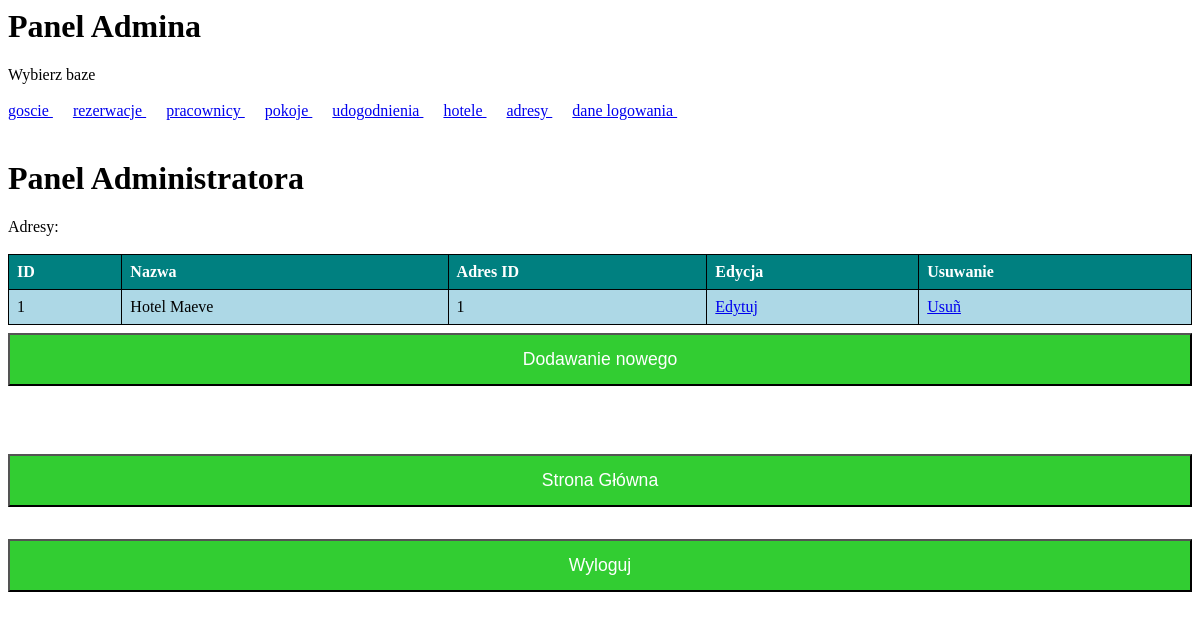
The page /panel/hotele/index.php (signed in) on the database its author committed.
### tables this page shows
CREATE TABLE `hotele` (
  `id_hotele` int(11) NOT NULL,
  `nazwa` varchar(50) NOT NULL,
  `adresID` int(11) NOT NULL
);

### panel/hotele/index.php (the view, shortened to what this page needs)
<html>
 <head>
 </head>
 <body>
 <h1>Panel Administratora</h1>
 <a>Adresy:</a><br /><br />
  <table border="1">
   <tr>
     <th>ID</th><th>Nazwa</th><th>Adres ID</th>
     <th>Edycja</th><th>Usuwanie</th>
   </tr>
<?php
include "polacz.php";
if ($sql =  $baza->prepare("SELECT * FROM hotele ORDER BY id_hotele"))
{
        $sql->execute();
        $sql->bind_result($id, $nazwa, $adresid);
        while ($sql->fetch())
        {
                echo "<tr>
						<td>$id</td>
                        <td>$nazwa</td>
                        <td>$adresid</td>
                        <td><a href=\"edycja.php?nr=$id\">Edytuj</a></td>
                        <td><a href=\"usun.php?nr=$id\" onclick=\"javascript:return confirm('Czy na pewno usun¹æ?'); \">Usuñ</a></td>
                   </tr>";
        }
 }
else die( "B³¹d w zapytaniu SQL! SprawdŸ kod SQL w PhpMyAdmin." );
?>
  </table>
		<form action="dodaj.php">
		  <input type="submit" value="Dodawanie nowego">
		</form>
 </body>
</html>

### style.css (style rules this page uses)
table { border-collapse: collapse; width: 100%; border: 1px solid black; }
th, td { text-align: left; padding: 8px; border: 1px solid black; }
td { background-color: lightblue; }
th { background-color: teal; color: white; }
input[type=submit] { width: 100%; background-color: #32CD32; color: white; padding: 14px 20px; margin: 8px 0; font-size: 110%; }

### rows shown on the page
hotele: id_hotele "1", nazwa "Hotel Maeve", adresID "1"
